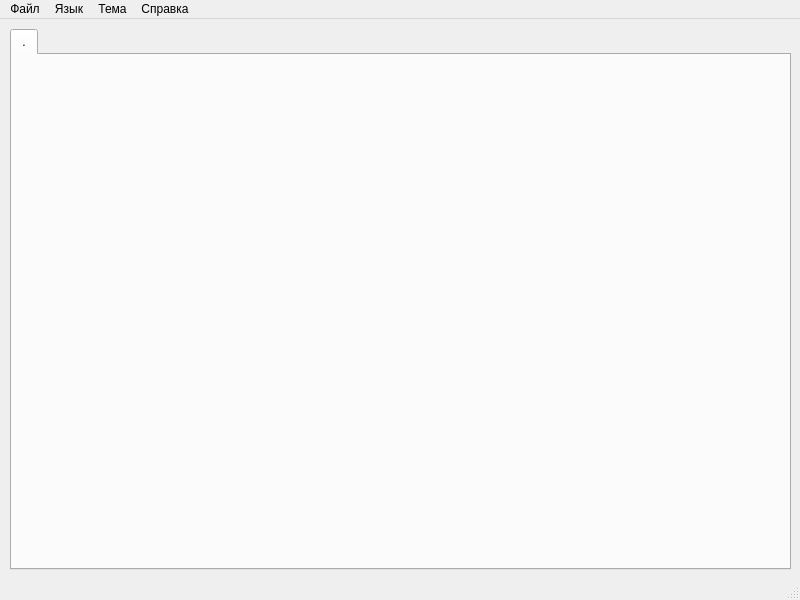
<?xml version="1.0" encoding="UTF-8"?>
<ui version="4.0">
 <class>MainWindow</class>
 <widget class="QMainWindow" name="MainWindow">
  <property name="geometry">
   <rect>
    <x>0</x>
    <y>0</y>
    <width>800</width>
    <height>600</height>
   </rect>
  </property>
  <property name="windowTitle">
   <string>Текстовый редактор</string>
  </property>
  <widget class="QWidget" name="centralwidget">
   <widget class="QTabWidget" name="tabWidget">
    <property name="geometry">
     <rect>
      <x>10</x>
      <y>10</y>
      <width>781</width>
      <height>541</height>
     </rect>
    </property>
    <property name="currentIndex">
     <number>0</number>
    </property>
    <widget class="QWidget" name="widget">
     <attribute name="title">
      <string>.</string>
     </attribute>
    </widget>
   </widget>
  </widget>
  <widget class="QMenuBar" name="menubar">
   <property name="geometry">
    <rect>
     <x>0</x>
     <y>0</y>
     <width>800</width>
     <height>26</height>
    </rect>
   </property>
   <widget class="QMenu" name="file_menu">
    <property name="title">
     <string>Файл</string>
    </property>
    <addaction name="new_act"/>
    <addaction name="open_act"/>
    <addaction name="save_act"/>
    <addaction name="separator"/>
    <addaction name="print_act"/>
    <addaction name="separator"/>
    <addaction name="exit_act"/>
   </widget>
   <widget class="QMenu" name="lang_menu">
    <property name="title">
     <string>Язык</string>
    </property>
    <addaction name="ru_act"/>
    <addaction name="en_act"/>
   </widget>
   <widget class="QMenu" name="theme_menu">
    <property name="title">
     <string>Тема</string>
    </property>
    <addaction name="light_act"/>
    <addaction name="dark_act"/>
   </widget>
   <widget class="QMenu" name="ref_menu">
    <property name="title">
     <string>Справка</string>
    </property>
    <addaction name="ref_act"/>
   </widget>
   <addaction name="file_menu"/>
   <addaction name="lang_menu"/>
   <addaction name="theme_menu"/>
   <addaction name="ref_menu"/>
  </widget>
  <widget class="QStatusBar" name="statusbar"/>
  <action name="new_act">
   <property name="text">
    <string>Создать</string>
   </property>
   <property name="shortcut">
    <string>Ctrl+N</string>
   </property>
  </action>
  <action name="open_act">
   <property name="text">
    <string>Открыть...</string>
   </property>
   <property name="shortcut">
    <string>Ctrl+O</string>
   </property>
  </action>
  <action name="save_act">
   <property name="text">
    <string>Сохранить</string>
   </property>
   <property name="shortcut">
    <string>Ctrl+S</string>
   </property>
  </action>
  <action name="print_act">
   <property name="text">
    <string>Печать</string>
   </property>
   <property name="shortcut">
    <string>Ctrl+P</string>
   </property>
  </action>
  <action name="exit_act">
   <property name="text">
    <string>Выход</string>
   </property>
   <property name="shortcut">
    <string>Esc</string>
   </property>
  </action>
  <action name="ru_act">
   <property name="checkable">
    <bool>true</bool>
   </property>
   <property name="checked">
    <bool>true</bool>
   </property>
   <property name="text">
    <string>Русский</string>
   </property>
  </action>
  <action name="en_act">
   <property name="checkable">
    <bool>true</bool>
   </property>
   <property name="text">
    <string>Английский</string>
   </property>
  </action>
  <action name="light_act">
   <property name="checkable">
    <bool>true</bool>
   </property>
   <property name="checked">
    <bool>true</bool>
   </property>
   <property name="text">
    <string>Светлая</string>
   </property>
  </action>
  <action name="dark_act">
   <property name="checkable">
    <bool>true</bool>
   </property>
   <property name="text">
    <string>Темная</string>
   </property>
  </action>
  <action name="ref_act">
   <property name="text">
    <string>О программе</string>
   </property>
  </action>
 </widget>
 <resources/>
 <connections/>
</ui>
